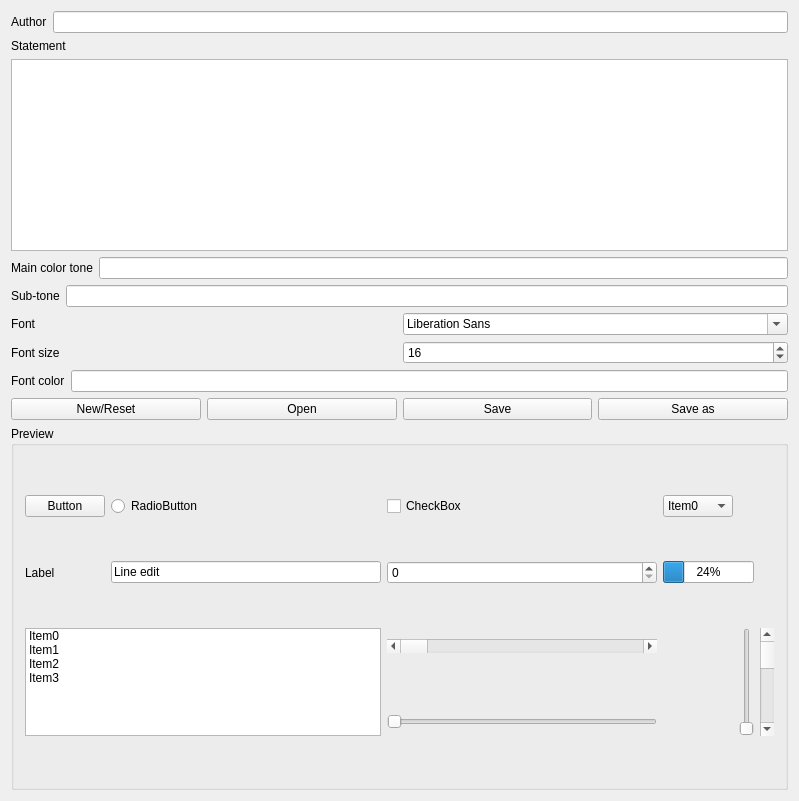
<?xml version="1.0" encoding="UTF-8"?>
<ui version="4.0">
 <class>MainWindow</class>
 <widget class="QWidget" name="MainWindow">
  <property name="geometry">
   <rect>
    <x>0</x>
    <y>0</y>
    <width>799</width>
    <height>801</height>
   </rect>
  </property>
  <property name="windowTitle">
   <string>Skin Editor</string>
  </property>
  <layout class="QVBoxLayout" name="verticalLayout_2">
   <item>
    <layout class="QHBoxLayout" name="horizontalLayout_4">
     <item>
      <widget class="QLabel" name="label_author">
       <property name="text">
        <string>Author</string>
       </property>
      </widget>
     </item>
     <item>
      <widget class="QLineEdit" name="lineEdit_author"/>
     </item>
    </layout>
   </item>
   <item>
    <layout class="QVBoxLayout" name="verticalLayout">
     <item>
      <widget class="QLabel" name="label_statement">
       <property name="text">
        <string>Statement</string>
       </property>
      </widget>
     </item>
     <item>
      <widget class="QTextEdit" name="textEdit_statement">
       <property name="sizePolicy">
        <sizepolicy hsizetype="Expanding" vsizetype="Preferred">
         <horstretch>0</horstretch>
         <verstretch>0</verstretch>
        </sizepolicy>
       </property>
      </widget>
     </item>
    </layout>
   </item>
   <item>
    <layout class="QHBoxLayout" name="horizontalLayout_2">
     <item>
      <widget class="QLabel" name="label_main_color">
       <property name="text">
        <string>Main color tone</string>
       </property>
      </widget>
     </item>
     <item>
      <widget class="QLineEdit" name="lineEdit_main_color"/>
     </item>
    </layout>
   </item>
   <item>
    <layout class="QHBoxLayout" name="horizontalLayout_3">
     <item>
      <widget class="QLabel" name="label_sub_color">
       <property name="text">
        <string>Sub-tone</string>
       </property>
      </widget>
     </item>
     <item>
      <widget class="QLineEdit" name="lineEdit_sub_color"/>
     </item>
    </layout>
   </item>
   <item>
    <layout class="QHBoxLayout" name="horizontalLayout_5">
     <item>
      <widget class="QLabel" name="label_font">
       <property name="text">
        <string>Font</string>
       </property>
      </widget>
     </item>
     <item>
      <widget class="QFontComboBox" name="fontComboBox"/>
     </item>
    </layout>
   </item>
   <item>
    <layout class="QHBoxLayout" name="horizontalLayout_6">
     <item>
      <widget class="QLabel" name="label_font_size">
       <property name="text">
        <string>Font size</string>
       </property>
      </widget>
     </item>
     <item>
      <widget class="QSpinBox" name="spinBox_font_size">
       <property name="value">
        <number>16</number>
       </property>
      </widget>
     </item>
    </layout>
   </item>
   <item>
    <layout class="QHBoxLayout" name="horizontalLayout_7">
     <item>
      <widget class="QLabel" name="label_font_color">
       <property name="text">
        <string>Font color</string>
       </property>
      </widget>
     </item>
     <item>
      <widget class="QLineEdit" name="lineEdit_font_color"/>
     </item>
    </layout>
   </item>
   <item>
    <layout class="QHBoxLayout" name="horizontalLayout">
     <item>
      <widget class="QPushButton" name="pushButton_reset_new">
       <property name="text">
        <string>New/Reset</string>
       </property>
      </widget>
     </item>
     <item>
      <widget class="QPushButton" name="pushButton_open">
       <property name="text">
        <string>Open</string>
       </property>
      </widget>
     </item>
     <item>
      <widget class="QPushButton" name="pushButton_save">
       <property name="text">
        <string>Save</string>
       </property>
      </widget>
     </item>
     <item>
      <widget class="QPushButton" name="pushButton_save_as">
       <property name="text">
        <string>Save as</string>
       </property>
      </widget>
     </item>
    </layout>
   </item>
   <item>
    <widget class="QGroupBox" name="groupBox_preview">
     <property name="sizePolicy">
      <sizepolicy hsizetype="Expanding" vsizetype="Expanding">
       <horstretch>0</horstretch>
       <verstretch>0</verstretch>
      </sizepolicy>
     </property>
     <property name="title">
      <string>Preview</string>
     </property>
     <layout class="QGridLayout" name="gridLayout">
      <item row="0" column="0">
       <widget class="QPushButton" name="pushButton">
        <property name="text">
         <string>Button</string>
        </property>
       </widget>
      </item>
      <item row="0" column="1">
       <widget class="QRadioButton" name="radioButton">
        <property name="text">
         <string>RadioButton</string>
        </property>
       </widget>
      </item>
      <item row="0" column="2">
       <widget class="QCheckBox" name="checkBox">
        <property name="text">
         <string>CheckBox</string>
        </property>
       </widget>
      </item>
      <item row="0" column="3">
       <widget class="QComboBox" name="comboBox">
        <item>
         <property name="text">
          <string>Item0</string>
         </property>
        </item>
        <item>
         <property name="text">
          <string>Item1</string>
         </property>
        </item>
        <item>
         <property name="text">
          <string>Item2</string>
         </property>
        </item>
        <item>
         <property name="text">
          <string>Item3</string>
         </property>
        </item>
       </widget>
      </item>
      <item row="1" column="0">
       <widget class="QLabel" name="label">
        <property name="text">
         <string>Label</string>
        </property>
       </widget>
      </item>
      <item row="1" column="1">
       <widget class="QLineEdit" name="lineEdit">
        <property name="text">
         <string>Line edit</string>
        </property>
        <property name="placeholderText">
         <string>Placeholder text</string>
        </property>
       </widget>
      </item>
      <item row="1" column="2">
       <widget class="QSpinBox" name="spinBox"/>
      </item>
      <item row="1" column="3" colspan="2">
       <widget class="QProgressBar" name="progressBar">
        <property name="value">
         <number>24</number>
        </property>
       </widget>
      </item>
      <item row="2" column="0" rowspan="2" colspan="2">
       <widget class="QListWidget" name="listWidget">
        <item>
         <property name="text">
          <string>Item0</string>
         </property>
        </item>
        <item>
         <property name="text">
          <string>Item1</string>
         </property>
        </item>
        <item>
         <property name="text">
          <string>Item2</string>
         </property>
        </item>
        <item>
         <property name="text">
          <string>Item3</string>
         </property>
        </item>
       </widget>
      </item>
      <item row="2" column="2">
       <widget class="QScrollBar" name="horizontalScrollBar">
        <property name="orientation">
         <enum>Qt::Horizontal</enum>
        </property>
       </widget>
      </item>
      <item row="2" column="4" rowspan="2">
       <widget class="QSlider" name="verticalSlider">
        <property name="orientation">
         <enum>Qt::Vertical</enum>
        </property>
       </widget>
      </item>
      <item row="3" column="2">
       <widget class="QSlider" name="horizontalSlider">
        <property name="orientation">
         <enum>Qt::Horizontal</enum>
        </property>
       </widget>
      </item>
      <item row="2" column="5" rowspan="2">
       <widget class="QScrollBar" name="verticalScrollBar">
        <property name="orientation">
         <enum>Qt::Vertical</enum>
        </property>
       </widget>
      </item>
     </layout>
    </widget>
   </item>
  </layout>
 </widget>
 <layoutdefault spacing="6" margin="11"/>
 <resources/>
 <connections/>
</ui>
